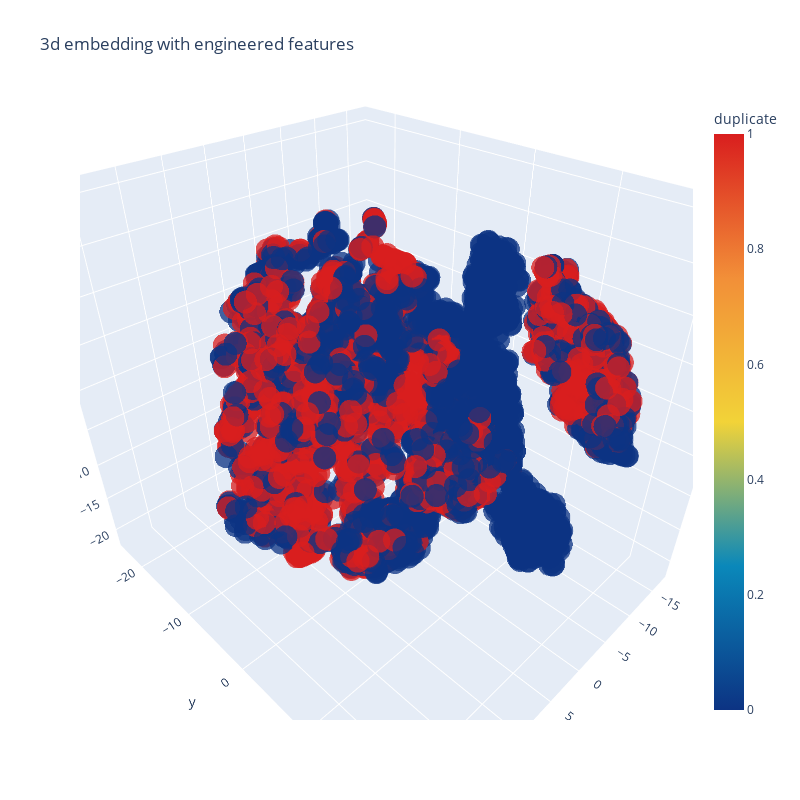

This figure's notebook cell:
### Code cell
import plotly.graph_objs as go
import plotly.tools as tls
import plotly.offline as py
py.init_notebook_mode(connected=True)

trace1 = go.Scatter3d(
    x=tsne3d[:,0],
    y=tsne3d[:,1],
    z=tsne3d[:,2],
    mode='markers',
    marker=dict(
        sizemode='diameter',
        color = y,
        colorscale = 'Portland',
        colorbar = dict(title = 'duplicate'),
        line=dict(color='rgb(255, 255, 255)'),
        opacity=0.75
    )
)

data=[trace1]
layout=dict(height=800, width=800, title='3d embedding with engineered features')
fig=dict(data=data, layout=layout)
py.iplot(fig, filename='3DBubble')

### Figure 1 — Plotly figure (JSON) as saved in the notebook; plotly's stock layout.template omitted (floating-point values rounded to 4 significant figures; data arrays with more than 128 entries replaced by an {"elided": "..."} marker saying what was removed)
{"data": [{"marker": {"color": {"elided": "6898 int values"}, "colorbar": {"title": {"text": "duplicate"}}, "colorscale": [[0, "rgb(12,51,131)"], [0.25, "rgb(10,136,186)"], [0.5, "rgb(242,211,56)"], [0.75, "rgb(242,143,56)"], [1, "rgb(217,30,30)"]], "line": {"color": "rgb(255, 255, 255)"}, "opacity": 0.75, "sizemode": "diameter"}, "mode": "markers", "type": "scatter3d", "x": {"elided": "6898 float values"}, "y": {"elided": "6898 float values"}, "z": {"elided": "6898 float values"}}], "layout": {"height": 800, "scene": {"aspectmode": "auto", "aspectratio": {"x": 0.9358, "y": 1.097, "z": 0.9745}, "camera": {"center": {"x": 0, "y": 0, "z": 0}, "eye": {"x": 0.9805, "y": 0.9805, "z": 0.9805}, "projection": {"type": "perspective"}, "up": {"x": 0, "y": 0, "z": 1}}}, "title": {"text": "3d embedding with engineered features"}, "width": 800}}
